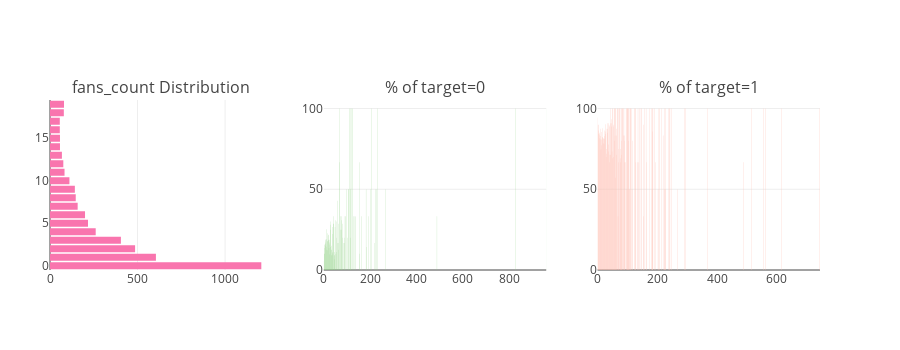

The notebook cell saved with this chart:
### Code cell
utils.catAndTrgt(df=X, col='fans_count', limit=20)

### Figure 1 — Plotly figure (JSON) as saved in the notebook; plotly's stock layout.template omitted (floating-point values rounded to 4 significant figures; data arrays with more than 128 entries replaced by an {"elided": "..."} marker saying what was removed)
{"data": [{"marker": {"color": "#f975ae"}, "orientation": "h", "type": "bar", "uid": "a94cd4d4-aa12-11e8-adac-6c40089fb510", "x": [56, 56, 57, 57, 68, 76, 79, 80, 83, 111, 142, 147, 158, 200, 217, 261, 405, 486, 605, 1207], "xaxis": "x", "y": [17, 16, 14, 15, 13, 12, 18, 19, 11, 10, 9, 8, 7, 6, 5, 4, 3, 2, 1, 0], "yaxis": "y"}, {"marker": {"color": "#96D38C"}, "name": "Target : 0", "type": "bar", "uid": "a94e2ac8-aa12-11e8-946f-6c40089fb510", "x": [0, 1, 3, 2, 4, 5, 6, 7, 9, 8, 11, 18, 19, 10, 13, 14, 12, 16, 17, 30, 15, 20, 21, 24, 28, 26, 23, 29, 40, 49, 48, 27, 37, 36, 75, 38, 33, 54, 59, 67, 25, 32, 22, 68, 71, 64, 34, 31, 55, 79, 81, 42, 106, 39, 154, 41, 35, 959, 44, 183, 121, 123, 128, 134, 138, 153, 164, 182, 194, 115, 202, 204, 219, 223, 228, 231, 266, 488, 116, 113, 45, 76, 46, 47, 52, 827, 58, 62, 63, 70, 77, 109, 86, 89, 90, 91, 94, 98, 102, 105, 53], "xaxis": "x2", "y": [5.551, 10.08, 13.58, 10.08, 15.71, 16.13, 15, 18.35, 19.01, 17.01, 25.3, 21.52, 18.75, 12.61, 19.12, 22.81, 14.47, 17.86, 17.86, 28, 12.28, 18.42, 21.88, 17.07, 30, 15.79, 18.75, 25, 33.33, 30.77, 26.67, 14.29, 22.22, 26.67, 30.77, 10.34, 15, 30, 42.86, 100, 9.677, 12.5, 13.64, 66.67, 25, 28.57, 9.091, 12.5, 20, 20, 28.57, 28.57, 50, 11.11, 66.67, 28.57, 9.091, 100, 9.091, 14.29, 100, 100, 33.33, 33.33, 33.33, 10, 33.33, 50, 33.33, 50, 50, 100, 16.67, 50, 50, 100, 50, 33.33, 20, 100, 11.11, 25, 6.667, 9.091, 10, 100, 16.67, 16.67, 12.5, 33.33, 33.33, 100, 16.67, 20, 16.67, 33.33, 33.33, 50, 20, 50, 11.11], "yaxis": "y2"}, {"marker": {"color": "#FEBFB3"}, "name": "Target : 1", "type": "bar", "uid": "a94f9b06-aa12-11e8-9bbc-6c40089fb510", "x": {"elided": "152 int values"}, "xaxis": "x3", "y": {"elided": "152 float values"}, "yaxis": "y3"}], "layout": {"annotations": [{"font": {"size": 16}, "showarrow": false, "text": "fans_count Distribution", "x": 0.1444, "xanchor": "center", "xref": "paper", "y": 1, "yanchor": "bottom", "yref": "paper"}, {"font": {"size": 16}, "showarrow": false, "text": "% of target=0", "x": 0.5, "xanchor": "center", "xref": "paper", "y": 1, "yanchor": "bottom", "yref": "paper"}, {"font": {"size": 16}, "showarrow": false, "text": "% of target=1", "x": 0.8556, "xanchor": "center", "xref": "paper", "y": 1, "yanchor": "bottom", "yref": "paper"}], "height": 350, "margin": {"l": 50}, "showlegend": false, "xaxis": {"anchor": "y", "domain": [0, 0.2889]}, "xaxis2": {"anchor": "y2", "domain": [0.3556, 0.6444]}, "xaxis3": {"anchor": "y3", "domain": [0.7111, 1]}, "yaxis": {"anchor": "x", "domain": [0, 1]}, "yaxis2": {"anchor": "x2", "domain": [0, 1]}, "yaxis3": {"anchor": "x3", "domain": [0, 1]}}}
